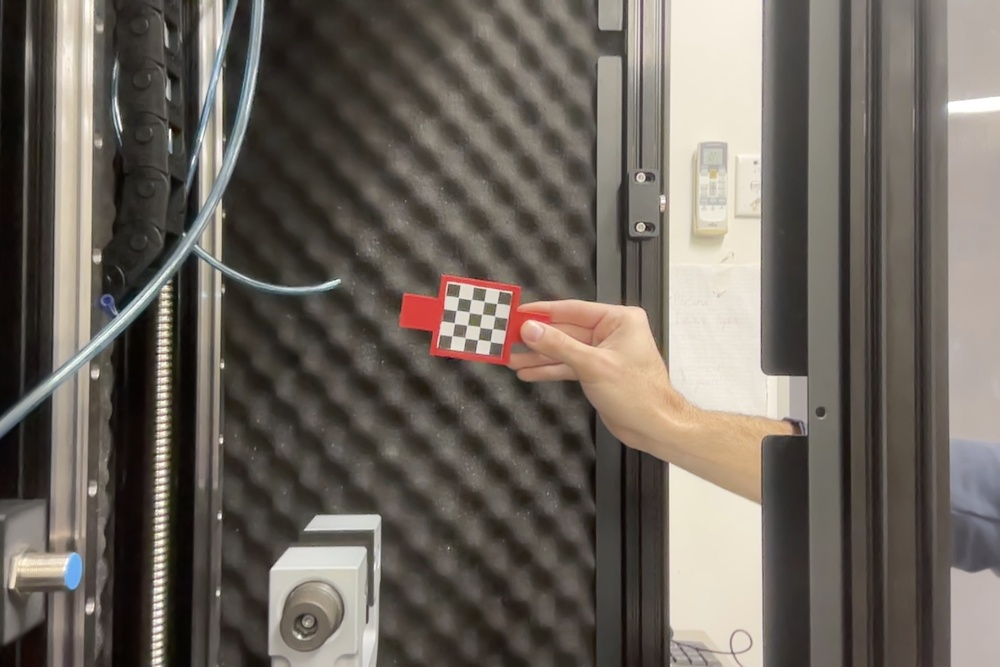
#> input picture checkboard_images/checkboard1.jpg, 1000 x 667 px, shrunk from 1440 x 960 before the run, given in place of the camera
$ python live_calib_and_track.py
#> lines starting #> are read from the running program, lines starting #| are printed output that depends on the picture; after the words box and inside, x2 and y2 are one past the last pixel; in counts of white or black regions, pixels touching at a corner belong together
# live_calib_and_track.py
# ---------------------------------------------------------
# Live camera calibration + actuator tracking.
#
# Keys:
#   c  : start/restart calibration
#   t  : switch to tracking (after calibration)
#   u  : toggle undistortion during tracking
#   r  : reset tracking baseline (min width/height/area)
#   s  : save current annotated frame (PNG)
#   q/ESC : quit
#
# Run:
#   python live_calib_and_track.py --cam 0
# ---------------------------------------------------------

import os
import cv2
import time
import math
import argparse
import numpy as np
from datetime import datetime

# ---------- Config ----------
# Physical board: 5 x 5 squares => inner corners = 4 x 4 for OpenCV
BOARD_SQUARES = (5, 5)                        # physical squares on the printed board
BOARD_INNER   = (BOARD_SQUARES[0]-1, BOARD_SQUARES[1]-1)  # inner corners
SQUARE_MM     = 10.0                          # square size (mm)
DETECTIONS_REQ = 10                           # frames to collect for calibration
SCALE_DEF      = 0.43348014                   # fallback mm/px if calibration fails
UNDISTORT_DEFAULT = True

# sample chessboard every N frames while calibrating
CALIB_STRIDE_FRAMES = 2

# HSV range for magenta mask (same as your batch script)
COLOUR_RANGE_LO = np.array([150, 70, 70], dtype=np.uint8)
COLOUR_RANGE_HI = np.array([180, 255, 255], dtype=np.uint8)
KERNEL = np.ones((5,5), np.uint8)

FONT = cv2.FONT_HERSHEY_SIMPLEX


# ---------- Helpers ----------
def draw_text(img, text, org, scale=0.5, color=(255,255,255), thickness=1, bg=True):
    if bg:
        (w, h), baseline = cv2.getTextSize(text, FONT, scale, thickness)
        x, y = org
        cv2.rectangle(img, (x-2, y-h-2), (x+w+2, y+baseline+2), (0,0,0), -1)
    cv2.putText(img, text, org, FONT, scale, color, thickness, cv2.LINE_AA)

def undistort(img, mtx, dist):
    if mtx is None or dist is None:
        return img
    h, w = img.shape[:2]
    new_mtx, _ = cv2.getOptimalNewCameraMatrix(mtx, dist, (w, h), 1, (w, h))
    return cv2.undistort(img, mtx, dist, None, new_mtx)

def robust_mm_per_px_from_corners(corners, square_mm: float) -> float | None:
    """
    Per-frame mm/px estimate from subpixel chessboard corners by averaging
    adjacent-corner distances (horizontal + vertical).
    """
    if corners is None or len(corners) == 0:
        return None

    cols_inner, rows_inner = int(BOARD_INNER[0]), int(BOARD_INNER[1])
    pts = corners.reshape(-1, 2)

    dists = []
    # horizontal neighbors
    for r in range(rows_inner):
        base = r * cols_inner
        for c in range(cols_inner - 1):
            p0, p1 = pts[base + c], pts[base + c + 1]
            dists.append(float(np.hypot(*(p1 - p0))))
    # vertical neighbors
    for c in range(cols_inner):
        for r in range(rows_inner - 1):
            p0, p1 = pts[r * cols_inner + c], pts[(r + 1) * cols_inner + c]
            dists.append(float(np.hypot(*(p1 - p0))))

    if not dists:
        return None
    px = float(np.median(dists))
    return square_mm / px if px > 1e-6 else None

def calibrate_incremental(frame, objpoints, imgpoints, scales) -> tuple[bool, np.ndarray | None, np.ndarray | None, float | None, np.ndarray | None]:
    """
    Try to detect chessboard on given frame and append a detection if found.
    If we have enough detections, run calibrateCamera and return intrinsics + mm/px.
    Returns: (done, mtx, dist, mm_per_px, corners_drawn)
    """
    cols_inner, rows_inner = int(BOARD_INNER[0]), int(BOARD_INNER[1])
    gray = cv2.cvtColor(frame, cv2.COLOR_BGR2GRAY)

    found, corners = cv2.findChessboardCorners(gray, (cols_inner, rows_inner))
    corners_drawn = None

    if found:
        # refine to subpixel
        corners = cv2.cornerSubPix(
            gray, corners, (11, 11), (-1, -1),
            (cv2.TERM_CRITERIA_EPS + cv2.TERM_CRITERIA_MAX_ITER, 30, 0.001)
        )
        # append
        objp = np.zeros((rows_inner * cols_inner, 3), np.float32)
        objp[:, :2] = np.mgrid[0:cols_inner, 0:rows_inner].T.reshape(-1, 2) * SQUARE_MM
        objpoints.append(objp)
        imgpoints.append(corners)

        # per-frame mm/px
        s = robust_mm_per_px_from_corners(corners, SQUARE_MM)
        if s is not None:
            scales.append(float(s))

        corners_drawn = frame.copy()
        cv2.drawChessboardCorners(corners_drawn, (cols_inner, rows_inner), corners, found)

    if len(objpoints) >= DETECTIONS_REQ:
        h, w = gray.shape[:2]
        ok, mtx, dist, *_ = cv2.calibrateCamera(objpoints, imgpoints, (w, h), None, None)
        scale = float(np.median(scales)) if scales else None
        return True, (mtx if ok else None), (dist if ok else None), scale, corners_drawn

    return False, None, None, None, corners_drawn

def save_frame(img, prefix="frame"):
    ts = datetime.now().strftime("%Y%m%d_%H%M%S")
    path = f"{prefix}_{ts}.png"
    cv2.imwrite(path, img)
    print(f"[INFO] saved {path}")

# ---------- Main ----------
def main():
    ap = argparse.ArgumentParser()
    ap.add_argument("--cam", type=int, default=0, help="camera index (default 0)")
    ap.add_argument("--no-undistort", action="store_true", help="disable undistortion during tracking")
    args = ap.parse_args()

    cap = cv2.VideoCapture(args.cam)
    if not cap.isOpened():
        print("[ERROR] Could not open camera", args.cam)
        return

    ok, sample = cap.read()
#> sample is the input picture: shape (667, 1000, 3); mean B, G, R 94, 102, 109.2
    if not ok:
        print("[ERROR] Could not read from camera")
        return

    # state
    state = "CALIB"        # CALIB or TRACK
    undistort_on = not args.no_undistort

    # calibration accumulators
    objpoints, imgpoints, scales = [], [], []
    last_calibration = dict(mtx=None, dist=None, mm_per_px=None)

    # tracking baseline
    min_w = min_h = math.inf
    min_area = math.inf
    max_w = max_h = 0.0
    max_area = 0.0
    prev_lin_mm = prev_rad_mm = prev_area_mm = 0.0

    # timing
    fps_tick = time.time()
    frames_count = 0
    fps = 0.0

    frame_id = 0
    while True:
        ok, frame = cap.read()
        if not ok:
            break

        display = frame.copy()
        h, w = display.shape[:2]
#> h = 667; w = 1000

        # crude FPS
        frames_count += 1
        if time.time() - fps_tick >= 0.5:
            fps = frames_count / (time.time() - fps_tick)
            fps_tick = time.time()
            frames_count = 0

        # ---- CALIBRATION MODE ----
        if state == "CALIB":
            # sample detection every CALIB_STRIDE_FRAMES to avoid near-duplicates
            corners_overlay = None
            if (frame_id % CALIB_STRIDE_FRAMES) == 0:
                done, mtx, dist, scale, corners_overlay = calibrate_incremental(display, objpoints, imgpoints, scales)
#> in calibrate_incremental, `gray = cv2.cvtColor(frame, cv2.COLOR_BGR2GRAY)`:
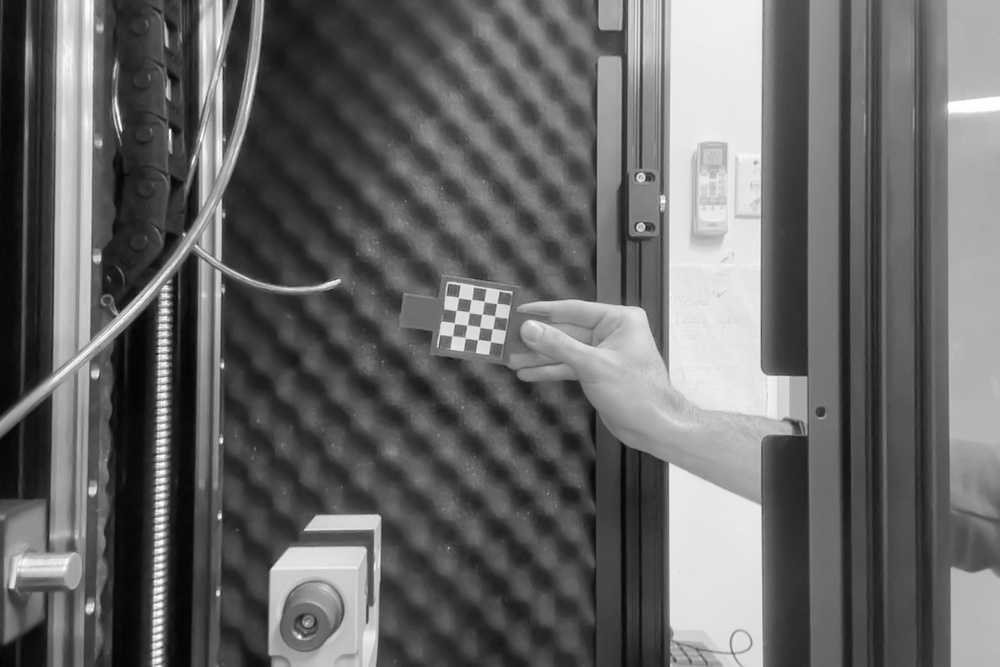
#> gray: shape (667, 1000); min 4, max 255, mean 103.2
#> in calibrate_incremental, `found, corners = cv2.findChessboardCorners(gray, (cols_inner, rows_inn..`: found = True; corners = 16 rows, first 8: [458.4, 297.5], [470.9, 299.9], [483.6, 300.9], [496.5, 303.7], [456.2, 310.5], [469.3, 312.3], [481.8, 314.4], [494.3, 315.5]
#> in calibrate_incremental, `corners = cv2.cornerSubPix( gray, corners, (11, 11), (-1, -1), (cv2.TE..`: corners = 16 rows, first 8: [457.2, 297.4], [476.7, 306.2], [476.7, 306.1], [490.4, 308.6], [461, 316.9], [476.4, 306.5], [487.5, 321.7], [490.3, 308.5]
#> in robust_mm_per_px_from_corners, `pts = corners.reshape(-1, 2)`: pts has the same summary as corners in calibrate_incremental
#> after the loop in robust_mm_per_px_from_corners, `for r in range(rows_inner):`: dists = [21.32, 0.106, 13.89, 18.68, 18.83, 13.44, 16.41, 6.15, 14.55, 14.46, 5.07, 7.03]
#> after the loop in robust_mm_per_px_from_corners, `for c in range(cols_inner):`: dists = [21.32, 0.106, 13.89, 18.68, 18.83, 13.44, 16.41, 6.15, 14.55, 14.46, 5.07, 7.03, 19.86, 6.1, 6.48, 0.34, 26.53, 0.197, 18.97, 14.75, 9.22, 0.0236, 27.44, 0.0033]
#> in robust_mm_per_px_from_corners, `px = float(np.median(dists))`: px = 13.66
#> in calibrate_incremental, `s = robust_mm_per_px_from_corners(corners, SQUARE_MM)`: s = 0.732
#> in calibrate_incremental, `cv2.drawChessboardCorners(corners_drawn, (cols_inner, rows_inner), cor..`:
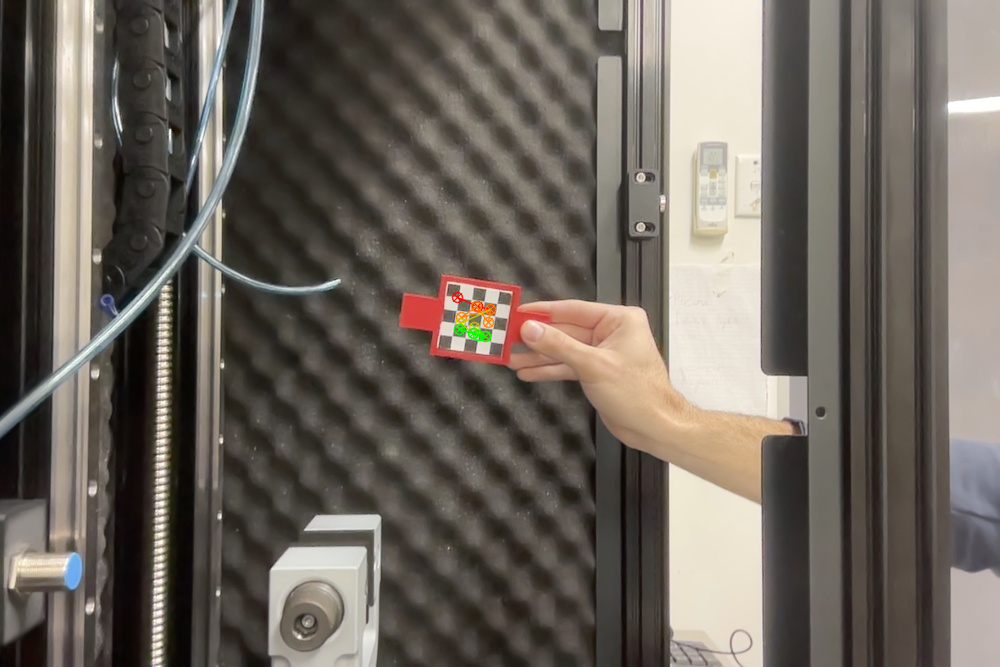
#> corners_drawn: shape (667, 1000, 3); 0.19% of pixels changed, all inside (x1, y1, x2, y2) = (451, 291, 497, 343)
#> done = False
                if corners_overlay is not None:
                    display = corners_overlay

                draw_text(display, f"CALIBRATION: {len(objpoints)}/{DETECTIONS_REQ} detections", (10, 20))
                if scales:
                    draw_text(display, f"mm/px (median of seen): {np.median(scales):.5f}", (10, 45))
                if done:
                    if (mtx is not None) and (dist is not None):
                        last_calibration["mtx"] = mtx
                        last_calibration["dist"] = dist
                        last_calibration["mm_per_px"] = float(scale) if scale else float(SCALE_DEF)
                        draw_text(display, "Calibration SUCCESS", (10, 70), color=(0,255,0))
                        draw_text(display, f"mm/px: {last_calibration['mm_per_px']:.5f}", (10, 95), color=(0,255,0))
                        # print intrinsics to console
                        print("[CALIB] mm/px =", last_calibration["mm_per_px"])
                        print("[CALIB] Camera matrix:\n", mtx)
                        print("[CALIB] Distortion:", dist.ravel())
                    else:
                        last_calibration["mtx"] = None
                        last_calibration["dist"] = None
                        last_calibration["mm_per_px"] = float(SCALE_DEF)
                        draw_text(display, "Calibration FAILED → using fallback scale", (10, 70), color=(0,0,255))
                    # switch to tracking automatically
                    state = "TRACK"

            draw_text(display, "Press 'c' to restart calibration, 't' to force TRACK", (10, h-30))

        # ---- TRACKING MODE ----
        else:
            mtx = last_calibration["mtx"]
            dist = last_calibration["dist"]
            mm_per_px = last_calibration["mm_per_px"] or float(SCALE_DEF)

            if undistort_on and (mtx is not None) and (dist is not None):
                display = undistort(display, mtx, dist)

            hsv = cv2.cvtColor(display, cv2.COLOR_BGR2HSV)
            mask = cv2.inRange(hsv, COLOUR_RANGE_LO, COLOUR_RANGE_HI)
            mask = cv2.morphologyEx(mask, cv2.MORPH_OPEN,  KERNEL)
            mask = cv2.morphologyEx(mask, cv2.MORPH_CLOSE, KERNEL)

            cnts, _ = cv2.findContours(mask, cv2.RETR_EXTERNAL, cv2.CHAIN_APPROX_SIMPLE)

            lin_mm = prev_lin_mm
            rad_mm = prev_rad_mm
            area_mm = prev_area_mm

            if cnts:
                c = max(cnts, key=cv2.contourArea)
                x, y, ww, hh = cv2.boundingRect(c)
                area = float(cv2.contourArea(c))

                # init baselines on first detection
                if math.isinf(min_w):
                    min_w = max_w = float(ww)
                    min_h = max_h = float(hh)
                    min_area = max_area = float(area)

                # update extrema
                min_w, max_w = min(min_w, ww), max(max_w, ww)
                min_h, max_h = min(min_h, hh), max(max_h, hh)
                min_area, max_area = min(min_area, area), max(max_area, area)

                # deltas
                lin_px  = float(hh - min_h)
                rad_px  = float(ww - min_w)
                area_px = float(area - min_area)

                lin_mm  = lin_px  * mm_per_px
                rad_mm  = rad_px  * mm_per_px
                area_mm = area_px * (mm_per_px ** 2)

                # draw overlay
                cv2.rectangle(display, (x, y), (x+ww, y+hh), (0,255,0), 2)
                ov = display.copy()
                cv2.drawContours(ov, [c], -1, (0,0,255), cv2.FILLED)
                cv2.addWeighted(ov, 0.5, display, 0.5, 0, display)

                draw_text(display, f"lin: {lin_mm:.2f} mm", (10, 70))
                draw_text(display, f"rad: {rad_mm:.2f} mm", (10, 95))
                draw_text(display, f"area: {area_mm:.2f} mm^2", (10, 120))

            # maxima (based on seen extrema)
            max_lin_mm  = float((max_h - min_h) * mm_per_px) if (max_h >= min_h and not math.isinf(min_h)) else 0.0
            max_rad_mm  = float((max_w - min_w) * mm_per_px) if (max_w >= min_w and not math.isinf(min_w)) else 0.0
            max_area_mm = float((max_area - min_area) * (mm_per_px ** 2)) if (max_area >= min_area and not math.isinf(min_area)) else 0.0

            draw_text(display, f"mm/px: {mm_per_px:.5f}", (10, 20))
            draw_text(display, f"max lin: {max_lin_mm:.2f} | max rad: {max_rad_mm:.2f}", (10, 145))
            draw_text(display, f"undistort: {'ON' if undistort_on else 'OFF'}", (10, 170), color=(0,255,255))
            draw_text(display, "Keys: c=calib  t=track  u=undistort  r=reset  s=save  q=quit", (10, h-30))

            prev_lin_mm, prev_rad_mm, prev_area_mm = lin_mm, rad_mm, area_mm

        # common HUD
        draw_text(display, f"FPS: {fps:.1f}", (display.shape[1]-110, 20))
#> call 4 of draw_text, with text = 'FPS: 0.0', org = (890, 20), scale = 0.5, color = (255, 255, 255), thickness = 1, bg = True
#> in draw_text (call 4), `cv2.putText(img, text, org, FONT, scale, color, thickness, cv2.LINE_AA)`:
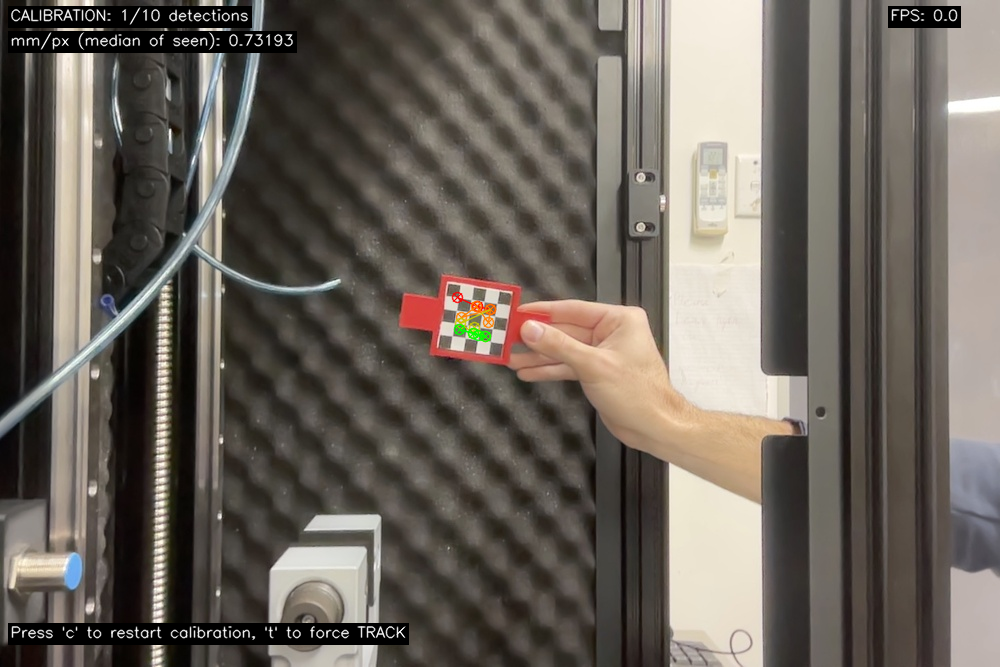
#> img: shape (667, 1000, 3); mean B, G, R 91.9, 99.9, 106.9

        cv2.imshow("Live Calib + Tracking", display)
        key = cv2.waitKey(1) & 0xFF
#> (key q is pressed here)

        if key in (27, ord('q')):  # ESC or q
            break
        elif key == ord('c'):
            # restart calibration
            state = "CALIB"
            objpoints.clear(); imgpoints.clear(); scales.clear()
            draw_text(display, "Restarting calibration...", (10, 200), color=(0,0,255))
        elif key == ord('t'):
            state = "TRACK"
        elif key == ord('u'):
            undistort_on = not undistort_on
        elif key == ord('r'):
            # reset baselines/extrema
            min_w = min_h = min_area = math.inf
            max_w = max_h = max_area = 0.0
            prev_lin_mm = prev_rad_mm = prev_area_mm = 0.0
            print("[INFO] tracking baseline reset")
        elif key == ord('s'):
            save_frame(display, prefix="live")

        frame_id += 1

    cap.release()
    cv2.destroyAllWindows()


if __name__ == "__main__":
    main()

$ run again, on checkboard_images/checkboard2.jpg
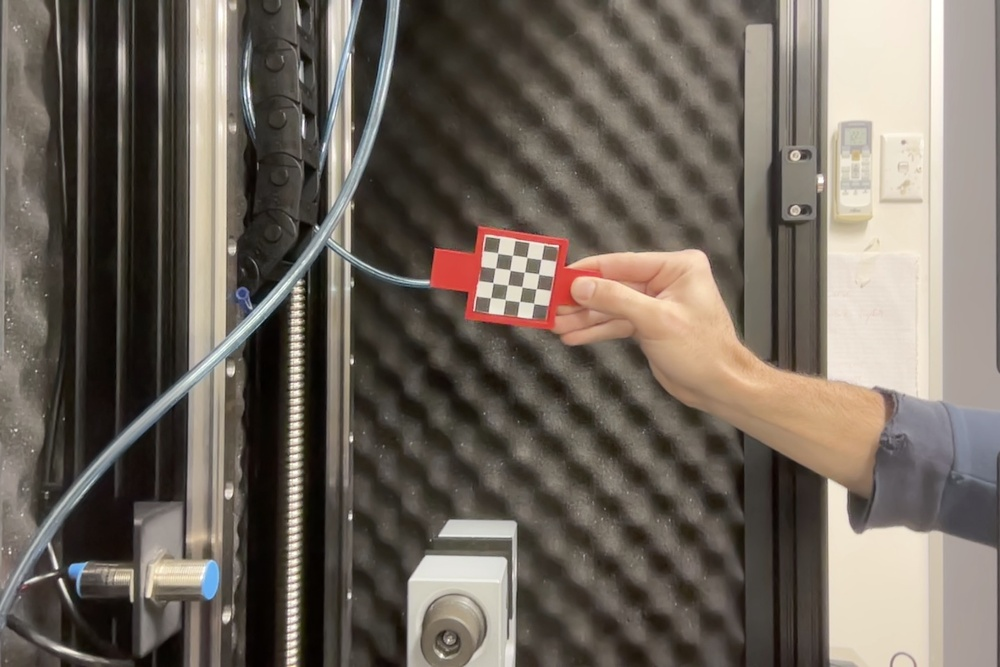
#> input picture checkboard_images/checkboard2.jpg, 1000 x 667 px, shrunk from 1440 x 960 before the run, given in place of the camera
#> in main, sample is the input picture: shape (667, 1000, 3); mean B, G, R 93.4, 102.9, 111.8
#> in calibrate_incremental, `gray = cv2.cvtColor(frame, cv2.COLOR_BGR2GRAY)`:
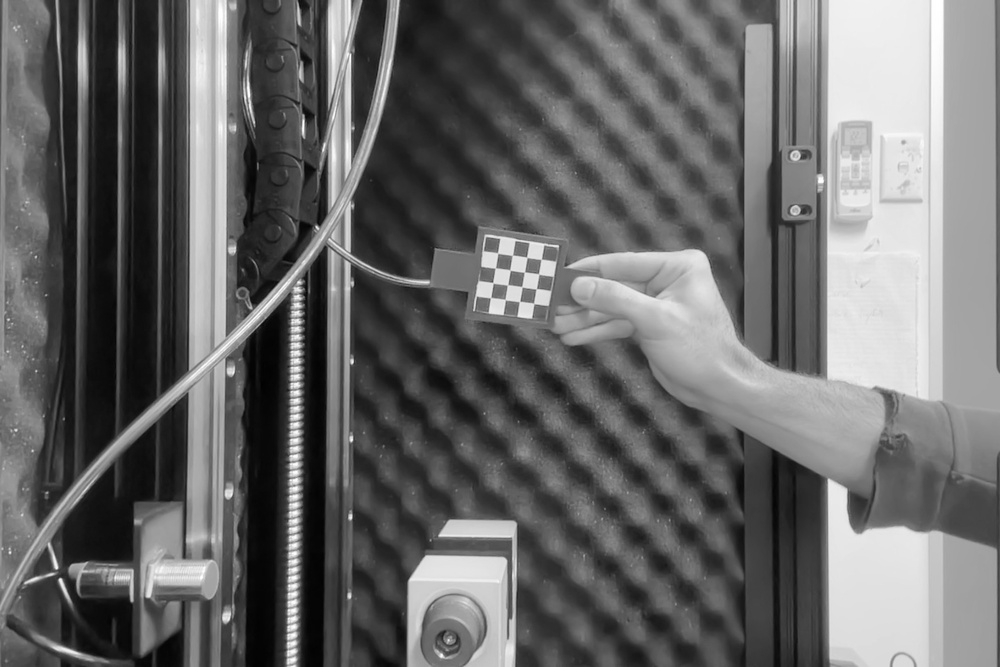
#> gray: shape (667, 1000); min 1, max 255, mean 104.5
#> found = False; corners = None
#> done = False
#> in draw_text (call 3), `cv2.putText(img, text, org, FONT, scale, color, thickness, cv2.LINE_AA)`:
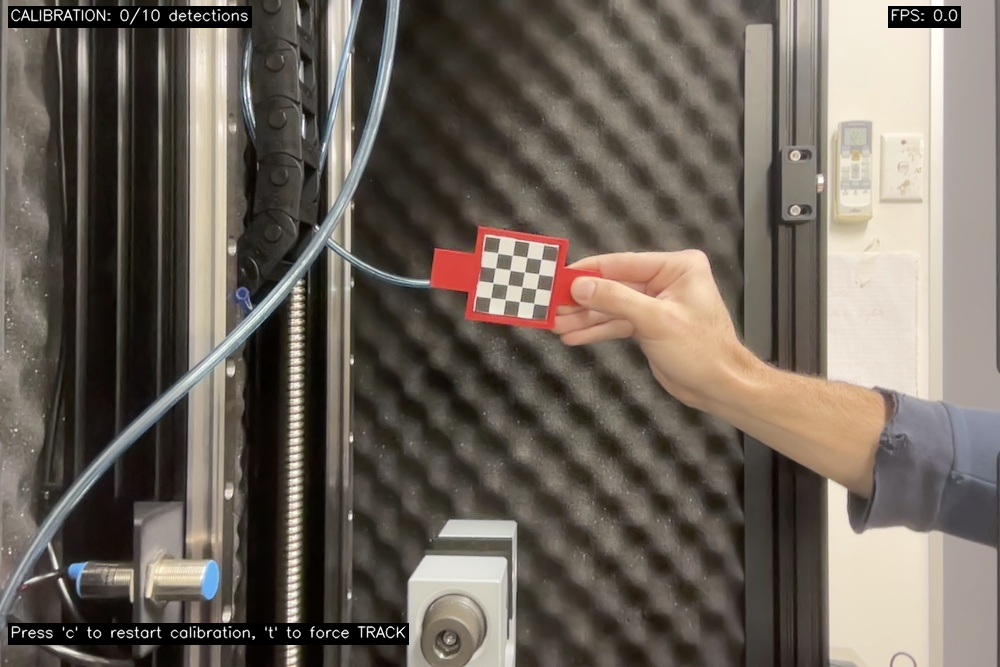
#> img: shape (667, 1000, 3); mean B, G, R 92.2, 101.6, 110.4
